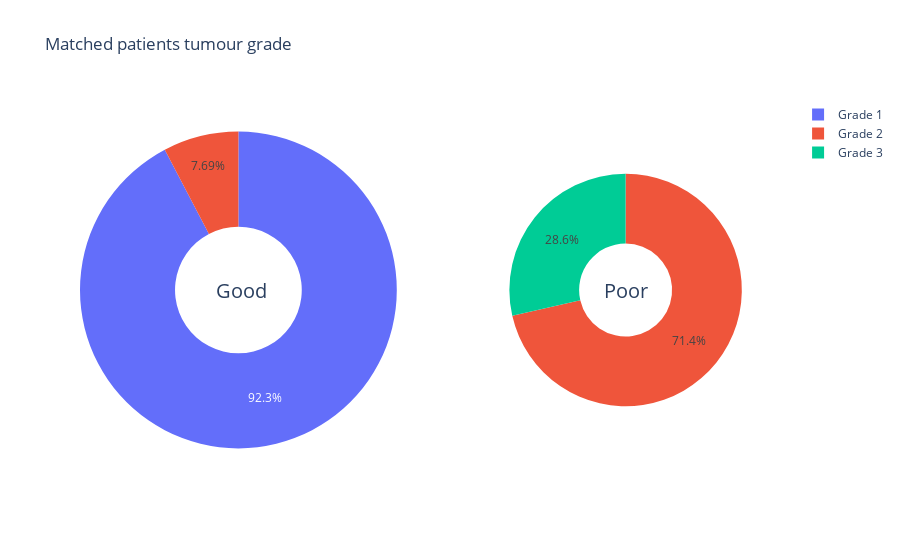

The cell this chart's notebook holds for it:
### Code cell
import plotly.graph_objects as go
from plotly.subplots import make_subplots

labels_good = ["Grade 1","Grade 2"]
labels_poor = ["Grade 2","Grade 3"]

# Create subplots: use 'domain' type for Pie subplot
fig = make_subplots(rows=1, cols=2, specs=[[{'type':'domain'}, {'type':'domain'}]])
fig.add_trace(go.Pie(labels=labels_good, values=list(X_good["Grade "].value_counts()),scalegroup='one'),
              1, 1)
fig.add_trace(go.Pie(labels=labels_poor, values=list(X_poor["Grade "].value_counts()),scalegroup='one'),
              1, 2)

# Use `hole` to create a donut-like pie chart
fig.update_traces(hole=.4, hoverinfo="label+percent+name")

fig.update_layout(
    title_text="Matched patients tumour grade",
    # Add annotations in the center of the donut pies.
    annotations=[dict(text='Good', x=0.19, y=0.5, font_size=20, showarrow=False),
                 dict(text='Poor', x=0.81, y=0.5, font_size=20, showarrow=False)])
fig.show()

### Figure 1 — Plotly figure (JSON) as saved in the notebook; plotly's stock layout.template omitted (floating-point values rounded to 4 significant figures)
{"data": [{"domain": {"x": [0, 0.45], "y": [0, 1]}, "hole": 0.4, "hoverinfo": "label+percent+name", "labels": ["Grade 1", "Grade 2"], "scalegroup": "one", "type": "pie", "values": [12, 1]}, {"domain": {"x": [0.55, 1], "y": [0, 1]}, "hole": 0.4, "hoverinfo": "label+percent+name", "labels": ["Grade 2", "Grade 3"], "scalegroup": "one", "type": "pie", "values": [5, 2]}], "layout": {"annotations": [{"font": {"size": 20}, "showarrow": false, "text": "Good", "x": 0.19, "y": 0.5}, {"font": {"size": 20}, "showarrow": false, "text": "Poor", "x": 0.81, "y": 0.5}], "title": {"text": "Matched patients tumour grade"}}}
